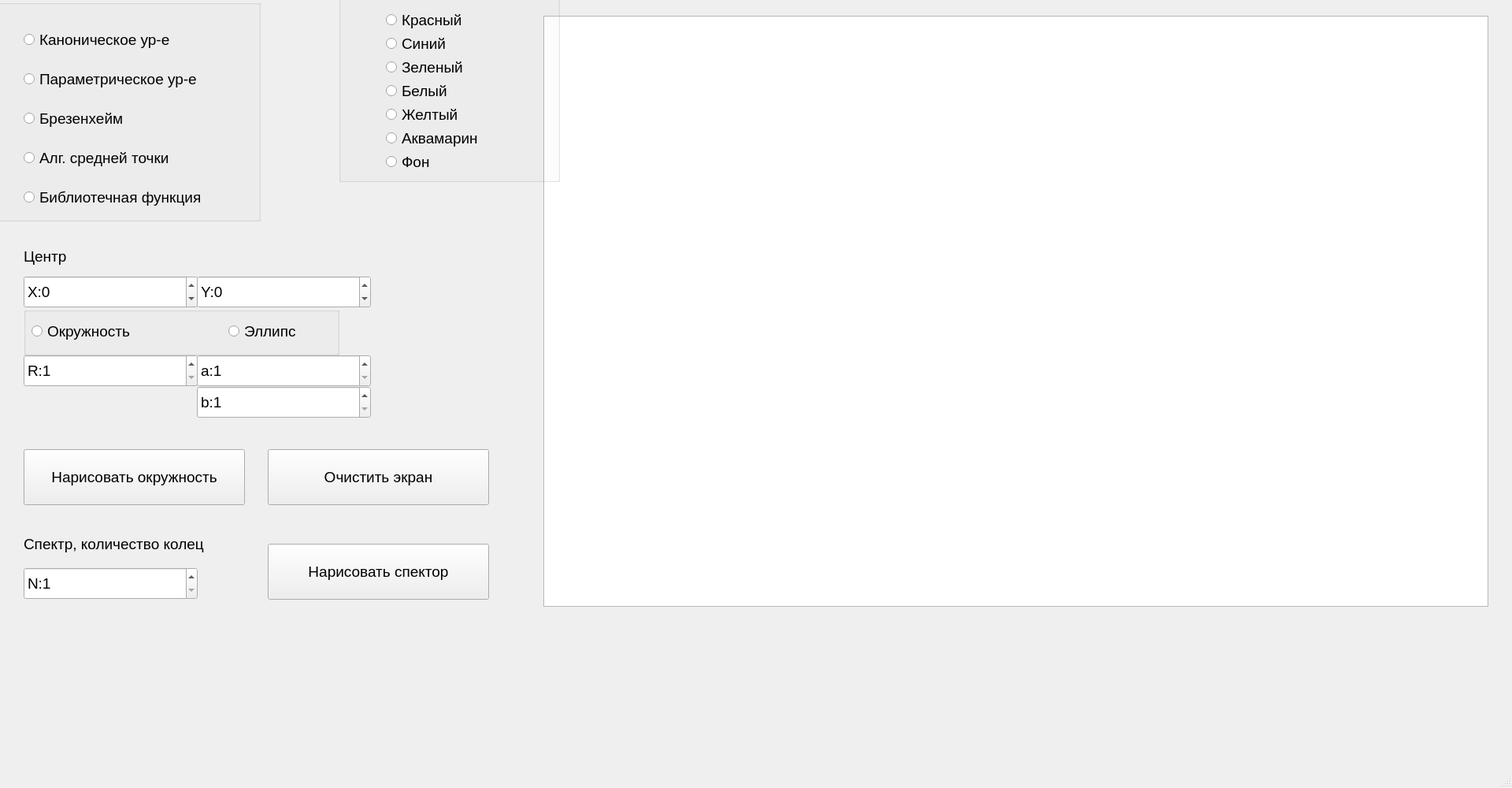
<?xml version="1.0" encoding="UTF-8"?>
<ui version="4.0">
 <class>MainWindow</class>
 <widget class="QMainWindow" name="MainWindow">
  <property name="enabled">
   <bool>true</bool>
  </property>
  <property name="geometry">
   <rect>
    <x>0</x>
    <y>0</y>
    <width>1920</width>
    <height>1000</height>
   </rect>
  </property>
  <property name="windowTitle">
   <string>MainWindow</string>
  </property>
  <property name="animated">
   <bool>true</bool>
  </property>
  <widget class="QWidget" name="centralwidget">
   <widget class="QGraphicsView" name="graphicsView">
    <property name="geometry">
     <rect>
      <x>690</x>
      <y>20</y>
      <width>1200</width>
      <height>750</height>
     </rect>
    </property>
   </widget>
   <widget class="QLabel" name="label">
    <property name="geometry">
     <rect>
      <x>30</x>
      <y>295</y>
      <width>201</width>
      <height>61</height>
     </rect>
    </property>
    <property name="font">
     <font>
      <pointsize>14</pointsize>
     </font>
    </property>
    <property name="text">
     <string>Центр</string>
    </property>
   </widget>
   <widget class="QSpinBox" name="spinCenterX">
    <property name="geometry">
     <rect>
      <x>30</x>
      <y>350</y>
      <width>221</width>
      <height>41</height>
     </rect>
    </property>
    <property name="font">
     <font>
      <pointsize>14</pointsize>
     </font>
    </property>
    <property name="prefix">
     <string>X:</string>
    </property>
    <property name="minimum">
     <number>-1000</number>
    </property>
    <property name="maximum">
     <number>1000</number>
    </property>
   </widget>
   <widget class="QSpinBox" name="spinCenterY">
    <property name="geometry">
     <rect>
      <x>250</x>
      <y>350</y>
      <width>221</width>
      <height>41</height>
     </rect>
    </property>
    <property name="font">
     <font>
      <pointsize>14</pointsize>
     </font>
    </property>
    <property name="prefix">
     <string>Y:</string>
    </property>
    <property name="minimum">
     <number>-1000</number>
    </property>
    <property name="maximum">
     <number>1000</number>
    </property>
   </widget>
   <widget class="QGroupBox" name="groupColor">
    <property name="geometry">
     <rect>
      <x>430</x>
      <y>-10</y>
      <width>281</width>
      <height>241</height>
     </rect>
    </property>
    <property name="font">
     <font>
      <pointsize>14</pointsize>
     </font>
    </property>
    <property name="title">
     <string/>
    </property>
    <property name="flat">
     <bool>true</bool>
    </property>
    <property name="checkable">
     <bool>false</bool>
    </property>
    <widget class="QRadioButton" name="radioFront">
     <property name="geometry">
      <rect>
       <x>60</x>
       <y>200</y>
       <width>95</width>
       <height>31</height>
      </rect>
     </property>
     <property name="font">
      <font>
       <pointsize>14</pointsize>
      </font>
     </property>
     <property name="text">
      <string>Фон</string>
     </property>
    </widget>
    <widget class="QRadioButton" name="radioGreen">
     <property name="geometry">
      <rect>
       <x>60</x>
       <y>80</y>
       <width>131</width>
       <height>31</height>
      </rect>
     </property>
     <property name="font">
      <font>
       <pointsize>14</pointsize>
      </font>
     </property>
     <property name="text">
      <string>Зеленый</string>
     </property>
    </widget>
    <widget class="QRadioButton" name="radioBlue">
     <property name="geometry">
      <rect>
       <x>60</x>
       <y>50</y>
       <width>121</width>
       <height>31</height>
      </rect>
     </property>
     <property name="font">
      <font>
       <pointsize>14</pointsize>
      </font>
     </property>
     <property name="text">
      <string>Синий</string>
     </property>
    </widget>
    <widget class="QRadioButton" name="radioWhite">
     <property name="geometry">
      <rect>
       <x>60</x>
       <y>110</y>
       <width>95</width>
       <height>31</height>
      </rect>
     </property>
     <property name="font">
      <font>
       <pointsize>14</pointsize>
      </font>
     </property>
     <property name="text">
      <string>Белый</string>
     </property>
    </widget>
    <widget class="QRadioButton" name="radioYellow">
     <property name="geometry">
      <rect>
       <x>60</x>
       <y>140</y>
       <width>141</width>
       <height>31</height>
      </rect>
     </property>
     <property name="font">
      <font>
       <pointsize>14</pointsize>
      </font>
     </property>
     <property name="text">
      <string>Желтый</string>
     </property>
    </widget>
    <widget class="QRadioButton" name="radioRed">
     <property name="geometry">
      <rect>
       <x>60</x>
       <y>20</y>
       <width>131</width>
       <height>31</height>
      </rect>
     </property>
     <property name="text">
      <string>Красный</string>
     </property>
    </widget>
    <widget class="QRadioButton" name="radioAqua">
     <property name="geometry">
      <rect>
       <x>60</x>
       <y>170</y>
       <width>151</width>
       <height>31</height>
      </rect>
     </property>
     <property name="font">
      <font>
       <pointsize>14</pointsize>
      </font>
     </property>
     <property name="text">
      <string>Аквамарин</string>
     </property>
    </widget>
   </widget>
   <widget class="QGroupBox" name="groupOkr">
    <property name="enabled">
     <bool>true</bool>
    </property>
    <property name="geometry">
     <rect>
      <x>-10</x>
      <y>0</y>
      <width>341</width>
      <height>281</height>
     </rect>
    </property>
    <property name="font">
     <font>
      <pointsize>14</pointsize>
     </font>
    </property>
    <property name="title">
     <string/>
    </property>
    <property name="flat">
     <bool>true</bool>
    </property>
    <widget class="QRadioButton" name="radioBiblio">
     <property name="geometry">
      <rect>
       <x>40</x>
       <y>220</y>
       <width>281</width>
       <height>61</height>
      </rect>
     </property>
     <property name="font">
      <font>
       <pointsize>14</pointsize>
      </font>
     </property>
     <property name="text">
      <string>Библиотечная функция</string>
     </property>
    </widget>
    <widget class="QRadioButton" name="radioSrDot">
     <property name="geometry">
      <rect>
       <x>40</x>
       <y>170</y>
       <width>251</width>
       <height>61</height>
      </rect>
     </property>
     <property name="font">
      <font>
       <pointsize>14</pointsize>
      </font>
     </property>
     <property name="text">
      <string>Алг. средней точки</string>
     </property>
    </widget>
    <widget class="QRadioButton" name="radioParam">
     <property name="geometry">
      <rect>
       <x>40</x>
       <y>70</y>
       <width>291</width>
       <height>61</height>
      </rect>
     </property>
     <property name="font">
      <font>
       <pointsize>14</pointsize>
      </font>
     </property>
     <property name="text">
      <string>Параметрическое ур-е</string>
     </property>
    </widget>
    <widget class="QRadioButton" name="radioKanon">
     <property name="geometry">
      <rect>
       <x>40</x>
       <y>20</y>
       <width>221</width>
       <height>61</height>
      </rect>
     </property>
     <property name="font">
      <font>
       <pointsize>14</pointsize>
      </font>
     </property>
     <property name="text">
      <string>Каноническое ур-е</string>
     </property>
    </widget>
    <widget class="QRadioButton" name="radioBrez">
     <property name="geometry">
      <rect>
       <x>40</x>
       <y>120</y>
       <width>151</width>
       <height>61</height>
      </rect>
     </property>
     <property name="font">
      <font>
       <pointsize>14</pointsize>
      </font>
     </property>
     <property name="text">
      <string>Брезенхейм</string>
     </property>
    </widget>
   </widget>
   <widget class="QGroupBox" name="groupRAB">
    <property name="geometry">
     <rect>
      <x>30</x>
      <y>390</y>
      <width>401</width>
      <height>61</height>
     </rect>
    </property>
    <property name="font">
     <font>
      <pointsize>14</pointsize>
     </font>
    </property>
    <property name="title">
     <string/>
    </property>
    <property name="flat">
     <bool>true</bool>
    </property>
    <widget class="QRadioButton" name="radioR">
     <property name="geometry">
      <rect>
       <x>10</x>
       <y>10</y>
       <width>171</width>
       <height>41</height>
      </rect>
     </property>
     <property name="font">
      <font>
       <pointsize>14</pointsize>
      </font>
     </property>
     <property name="text">
      <string>Окружность</string>
     </property>
    </widget>
    <widget class="QRadioButton" name="radioAB">
     <property name="geometry">
      <rect>
       <x>260</x>
       <y>10</y>
       <width>121</width>
       <height>41</height>
      </rect>
     </property>
     <property name="font">
      <font>
       <pointsize>14</pointsize>
      </font>
     </property>
     <property name="text">
      <string>Эллипс</string>
     </property>
    </widget>
   </widget>
   <widget class="QSpinBox" name="spinBoxR">
    <property name="geometry">
     <rect>
      <x>30</x>
      <y>450</y>
      <width>221</width>
      <height>41</height>
     </rect>
    </property>
    <property name="font">
     <font>
      <pointsize>14</pointsize>
     </font>
    </property>
    <property name="suffix">
     <string/>
    </property>
    <property name="prefix">
     <string>R:</string>
    </property>
    <property name="minimum">
     <number>1</number>
    </property>
    <property name="maximum">
     <number>500</number>
    </property>
   </widget>
   <widget class="QSpinBox" name="spinBoxA">
    <property name="geometry">
     <rect>
      <x>250</x>
      <y>450</y>
      <width>221</width>
      <height>41</height>
     </rect>
    </property>
    <property name="font">
     <font>
      <pointsize>14</pointsize>
     </font>
    </property>
    <property name="prefix">
     <string>a:</string>
    </property>
    <property name="minimum">
     <number>1</number>
    </property>
    <property name="maximum">
     <number>500</number>
    </property>
   </widget>
   <widget class="QSpinBox" name="spinBoxB">
    <property name="geometry">
     <rect>
      <x>250</x>
      <y>490</y>
      <width>221</width>
      <height>41</height>
     </rect>
    </property>
    <property name="font">
     <font>
      <pointsize>14</pointsize>
     </font>
    </property>
    <property name="prefix">
     <string>b:</string>
    </property>
    <property name="minimum">
     <number>1</number>
    </property>
    <property name="maximum">
     <number>500</number>
    </property>
   </widget>
   <widget class="QPushButton" name="buttonDrawOkr">
    <property name="geometry">
     <rect>
      <x>30</x>
      <y>570</y>
      <width>281</width>
      <height>71</height>
     </rect>
    </property>
    <property name="font">
     <font>
      <pointsize>14</pointsize>
     </font>
    </property>
    <property name="text">
     <string>Нарисовать окружность</string>
    </property>
   </widget>
   <widget class="QPushButton" name="buttonDrawSpec">
    <property name="geometry">
     <rect>
      <x>340</x>
      <y>690</y>
      <width>281</width>
      <height>71</height>
     </rect>
    </property>
    <property name="font">
     <font>
      <pointsize>14</pointsize>
     </font>
    </property>
    <property name="text">
     <string>Нарисовать спектор</string>
    </property>
   </widget>
   <widget class="QPushButton" name="buttonClear">
    <property name="geometry">
     <rect>
      <x>340</x>
      <y>570</y>
      <width>281</width>
      <height>71</height>
     </rect>
    </property>
    <property name="font">
     <font>
      <pointsize>14</pointsize>
     </font>
    </property>
    <property name="text">
     <string>Очистить экран</string>
    </property>
   </widget>
   <widget class="QSpinBox" name="spinBoxN">
    <property name="geometry">
     <rect>
      <x>30</x>
      <y>720</y>
      <width>221</width>
      <height>41</height>
     </rect>
    </property>
    <property name="font">
     <font>
      <pointsize>14</pointsize>
     </font>
    </property>
    <property name="prefix">
     <string>N:</string>
    </property>
    <property name="minimum">
     <number>1</number>
    </property>
    <property name="maximum">
     <number>500</number>
    </property>
   </widget>
   <widget class="QLabel" name="label_2">
    <property name="geometry">
     <rect>
      <x>30</x>
      <y>660</y>
      <width>311</width>
      <height>61</height>
     </rect>
    </property>
    <property name="font">
     <font>
      <pointsize>14</pointsize>
     </font>
    </property>
    <property name="text">
     <string>Спектр, количество колец</string>
    </property>
   </widget>
  </widget>
  <widget class="QMenuBar" name="menubar">
   <property name="geometry">
    <rect>
     <x>0</x>
     <y>0</y>
     <width>1920</width>
     <height>26</height>
    </rect>
   </property>
  </widget>
  <widget class="QStatusBar" name="statusbar"/>
 </widget>
 <resources/>
 <connections/>
</ui>
